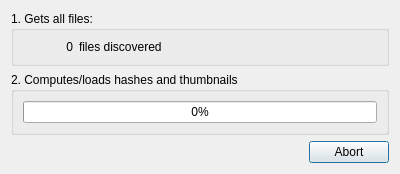
<?xml version="1.0" encoding="UTF-8"?>
<ui version="4.0">
 <class>load_dialog</class>
 <widget class="QDialog" name="load_dialog">
  <property name="geometry">
   <rect>
    <x>0</x>
    <y>0</y>
    <width>400</width>
    <height>172</height>
   </rect>
  </property>
  <property name="windowTitle">
   <string>Dialog</string>
  </property>
  <layout class="QVBoxLayout" name="verticalLayout">
   <item>
    <widget class="QGroupBox" name="groupBox">
     <property name="title">
      <string>1. Gets all files: </string>
     </property>
     <layout class="QHBoxLayout" name="horizontalLayout">
      <item>
       <widget class="QLabel" name="num_files">
        <property name="maximumSize">
         <size>
          <width>50</width>
          <height>16777215</height>
         </size>
        </property>
        <property name="text">
         <string>0</string>
        </property>
        <property name="alignment">
         <set>Qt::AlignRight|Qt::AlignTrailing|Qt::AlignVCenter</set>
        </property>
       </widget>
      </item>
      <item>
       <widget class="QLabel" name="label">
        <property name="text">
         <string>files discovered</string>
        </property>
       </widget>
      </item>
     </layout>
    </widget>
   </item>
   <item>
    <widget class="QGroupBox" name="groupBox_2">
     <property name="title">
      <string>2. Computes/loads hashes and thumbnails</string>
     </property>
     <layout class="QHBoxLayout" name="horizontalLayout_2">
      <item>
       <widget class="QProgressBar" name="progressBar">
        <property name="value">
         <number>0</number>
        </property>
       </widget>
      </item>
     </layout>
    </widget>
   </item>
   <item>
    <widget class="QDialogButtonBox" name="buttonBox">
     <property name="orientation">
      <enum>Qt::Horizontal</enum>
     </property>
     <property name="standardButtons">
      <set>QDialogButtonBox::Abort</set>
     </property>
    </widget>
   </item>
  </layout>
 </widget>
 <resources/>
 <connections>
  <connection>
   <sender>buttonBox</sender>
   <signal>accepted()</signal>
   <receiver>load_dialog</receiver>
   <slot>accept()</slot>
   <hints>
    <hint type="sourcelabel">
     <x>248</x>
     <y>254</y>
    </hint>
    <hint type="destinationlabel">
     <x>157</x>
     <y>274</y>
    </hint>
   </hints>
  </connection>
  <connection>
   <sender>buttonBox</sender>
   <signal>rejected()</signal>
   <receiver>load_dialog</receiver>
   <slot>reject()</slot>
   <hints>
    <hint type="sourcelabel">
     <x>316</x>
     <y>260</y>
    </hint>
    <hint type="destinationlabel">
     <x>286</x>
     <y>274</y>
    </hint>
   </hints>
  </connection>
 </connections>
</ui>
